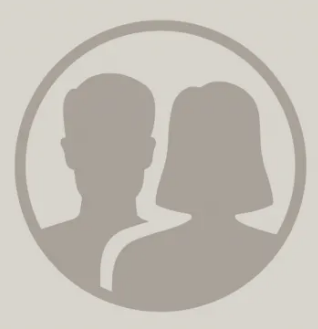
#> input picture required/contacts.png, 318 x 329 px, found by its file name; its folder holds only this picture in this run
$ python -i main_window.py   (imports and definitions only)   (older library calls are emulated)
#> lines starting #> are read from the running program, lines starting #| are printed output that depends on the picture
from tkinter import *
import tkinter as tk
from tkinter import messagebox
from PIL import Image
from PIL import ImageTk
from tkinter import ttk
import about
import Sign_up
import Sign_in
import delete_account
import edit_details
import view_contact
import create_contact
import os
import sqlite3 as sq

class Scrollable_frame(tk.Frame):
    # [87 lines left out: functions __init__, user_contacts, not called in this run]

    def onFrameConfigure(self, event):
        '''Reset the scroll region to encompass the inner frame'''
        self.canvas.configure(scrollregion=self.canvas.bbox("all"))

    def show_details(self, name):
        view_contact.show_contact(self.user, name)

    def new_contact(self):
        self.parent.destroy()
        create_contact.edit_info(self.user)

    def show_new_contact(self, event):
        new_cnt.config(text='New Contact')
    def hide_new_contact(self, event):
        new_cnt.config(text='')

    # [16 lines left out: function delete_contact, not called in this run]

class phone_log:
    # [356 lines left out: functions __init__, settings_page, your_profile, contacts_page, labels_page, destroy_frames, not called in this run]


    def onenter(self, button, bg='light grey'):
        button.config(bg=bg)

    def onleave(self, button, bg='#E0F8C8'):
        button.config(bg=bg)

    def open_signup(self):
        self.root.destroy()
        Sign_up.Sign_up()

    def open_signin(self):
        self.root.destroy()
        Sign_in.login()

    def underline(self, event):
        source['font'] = ('Calibri', 13, 'underline')

    def leave_underline(self, event):
        source['font'] = ('Calibri', 13)

    def opendeleteaccount(self):
        self.root.destroy()
        delete_account.delete_window()

    def open_edit_profile(self):
        self.root.destroy()
        edit_details.edit_info(self.user)


# [3 lines not run here, left out]

>>> result = phone_log('contacts.png').settings_page()
#> in __init__, self.contacts_pic is the input picture: PIL image 318x329 RGBA; mean R, G, B, A 195.4, 190.7, 182.2, 255
#> in __init__, `self.contacts_pic = self.contacts_pic.resize((70, 70), Image.ANTIALIAS)`:
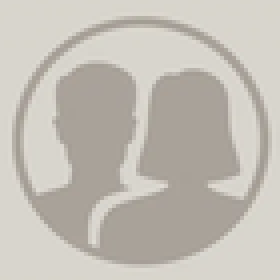
#> self.contacts_pic: PIL image 70x70 RGBA (shown 4 times larger); mean R, G, B, A 195.4, 190.7, 182.2, 255
#> (the run stopped early here; a loop or call above may not have finished)
